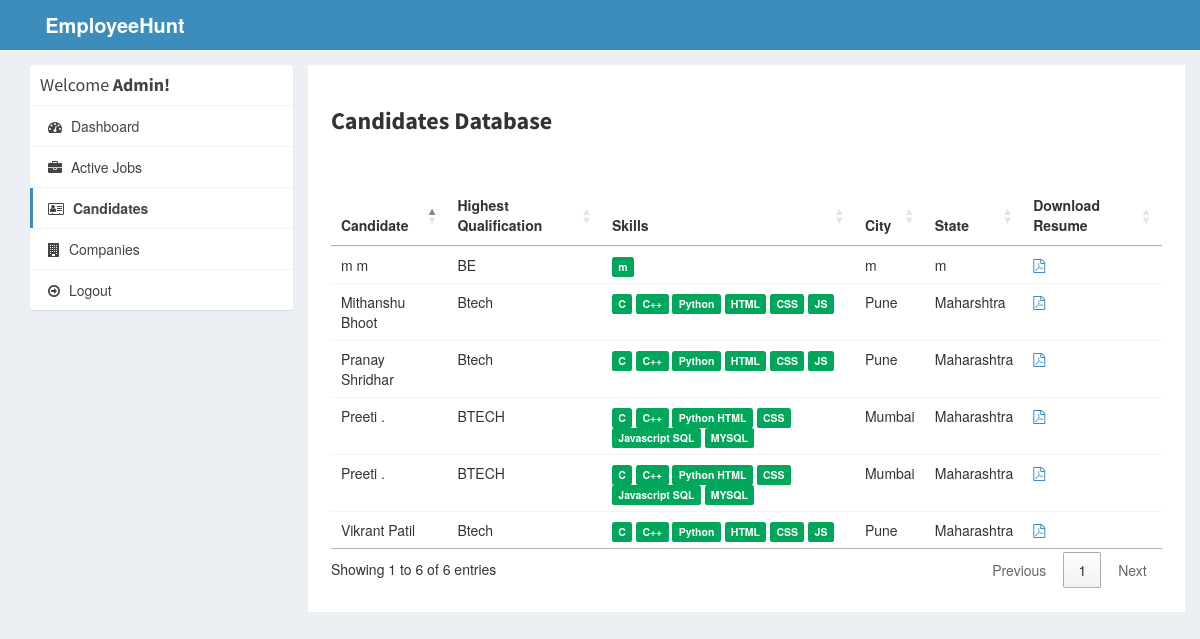
Page /admin/applications.php (signed in) on the committed database.
### tables this page shows
CREATE TABLE `users` (
  `id_user` int(11) NOT NULL,
  `firstname` varchar(255) NOT NULL,
  `lastname` varchar(255) NOT NULL,
  `email` varchar(255) NOT NULL,
  `password` varchar(255) NOT NULL,
  `address` text DEFAULT NULL,
  `city` varchar(255) DEFAULT NULL,
  `state` varchar(255) DEFAULT NULL,
  `contactno` varchar(255) DEFAULT NULL,
  `qualification` varchar(255) DEFAULT NULL,
  `stream` varchar(255) DEFAULT NULL,
  `passingyear` varchar(255) DEFAULT NULL,
  `dob` varchar(255) DEFAULT NULL,
  `age` varchar(255) DEFAULT NULL,
  `designation` varchar(255) DEFAULT NULL,
  `resume` varchar(255) DEFAULT NULL,
  `hash` varchar(255) DEFAULT NULL,
  `active` int(11) NOT NULL DEFAULT 1,
  `aboutme` text NOT NULL,
  `skills` text DEFAULT NULL
);

### admin/applications.php (the view, shortened to what this page needs)
<?php
require_once("../db.php");
?>
<!DOCTYPE html>
<html>
<head>
  <link rel="stylesheet" href="https://cdnjs.cloudflare.com/ajax/libs/twitter-bootstrap/3.3.7/css/bootstrap.min.css">
  <link rel="stylesheet" href="https://cdnjs.cloudflare.com/ajax/libs/font-awesome/4.7.0/css/font-awesome.min.css">
  <link rel="stylesheet" href="https://cdnjs.cloudflare.com/ajax/libs/ionicons/2.0.1/css/ionicons.min.css">
  <link rel="stylesheet" href="https://cdn.datatables.net/1.10.15/css/jquery.dataTables.min.css">
  <link rel="stylesheet" href="../css/AdminLTE.min.css">
  <link rel="stylesheet" href="../css/_all-skins.min.css">
  <link rel="stylesheet" href="../css/custom.css">
</head>
<body class="hold-transition skin-blue sidebar-mini">
<div class="wrapper">
  <header class="main-header">
    <a href="index.php" class="logo logo-bg">
      <span class="logo-lg"><b>EmployeeHunt</b></span>
    </a>
    <nav class="navbar navbar-static-top">
    </nav>
  </header>
  <div class="content-wrapper" style="margin-left: 0px;">
    <section id="candidates" class="content-header">
      <div class="container">
        <div class="row">
          <div class="col-md-3">
            <div class="box box-solid">
              <div class="box-header with-border">
                <h3 class="box-title">Welcome <b>Admin!</b></h3>
              </div>
              <div class="box-body no-padding">
                <ul class="nav nav-pills nav-stacked">
                  <li><a href="dashboard.php"><i class="fa fa-dashboard"></i> Dashboard</a></li>
                  <li><a href="active-jobs.php"><i class="fa fa-briefcase"></i> Active Jobs</a></li>
                  <li class="active"><a href="applications.php"><i class="fa fa-address-card-o"></i> Candidates</a></li>
                  <li><a href="companies.php"><i class="fa fa-building"></i> Companies</a></li>
                  <li><a href="../logout.php"><i class="fa fa-arrow-circle-o-right"></i> Logout</a></li>
                </ul>
              </div>
            </div>
          </div>
          <div class="col-md-9 bg-white padding-2">
            <h3><b>Candidates Database</b></h3><br>
            <div class="row margin-top-20">
              <div class="col-md-12">
                <div class="box-body table-responsive no-padding">
                  <table id="example2" class="table table-hover">
                    <thead>
                      <th>Candidate</th>
                      <th>Highest Qualification</th>
                      <th>Skills</th>
                      <th>City</th>
                      <th>State</th>
                      <th>Download Resume</th>
                    </thead>
                    <tbody>
                      <?php
                       $sql = "SELECT * FROM users";
                            $result = $conn->query($sql);
                            if($result->num_rows > 0) {
                              while($row = $result->fetch_assoc())
                              {
                                $skills = $row['skills'];
                                $skills = explode(',', $skills);
                      ?>
                      <tr>
                        <td><?php echo $row['firstname'].' '.$row['lastname']; ?></td>
                        <td><?php echo $row['qualification']; ?></td>
                        <td>
                          <?php
                          foreach ($skills as $value) {
                            echo ' <span class="label label-success">'.$value.'</span>';
                          }
                          ?>
                        </td>
                        <td><?php echo $row['city']; ?></td>
                        <td><?php echo $row['state']; ?></td>
                        <?php if($row['resume'] != '') { ?>
                        <td><a href="../uploads/resume/<?php echo $row['resume']; ?>" download="<?php echo $row['firstname'].' Resume'; ?>"><i class="fa fa-file-pdf-o"></i></a></td>
                        <?php } else { ?>
                        <td>No Resume Uploaded</td>
                        <?php } ?>
                      </tr>
                      <?php
                        }
                      }
                      ?>
                    </tbody>
                  </table>
                </div>
              </div>
            </div>
          </div>
        </div>
      </div>
    </section>
  </div>
</div>
</body>
</html>

### css/custom.css (style rules this page uses)
.logo-bg { background-color: #3c8dbc !important; }
.margin-top-20 { margin-top: 20px; }
.padding-2 { padding: 2%; }
.bg-white { background-color: #fff; }

### rows in the picture
users: firstname "m", lastname "m", qualification "BE", skills "m", city "m", state "m"
users: firstname "Preeti", lastname ".", qualification "BTECH", skills "C", skills "C++", skills "Python HTML", skills "CSS", skills "Javascript SQL", skills "MYSQL", city "Mumbai", state "Maharashtra"
users: firstname "Preeti", lastname ".", qualification "BTECH", skills "C", skills "C++", skills "Python HTML", skills "CSS", skills "Javascript SQL", skills "MYSQL", city "Mumbai", state "Maharashtra"
users: firstname "Vikrant", lastname "Patil", qualification "Btech", skills "C", skills "C++", skills "Python", skills "HTML", skills "CSS", skills "JS", city "Pune", state "Maharashtra"
users: firstname "Pranay", lastname "Shridhar", qualification "Btech", skills "C", skills "C++", skills "Python", skills "HTML", skills "CSS", skills "JS", city "Pune", state "Maharashtra"
users: firstname "Mithanshu", lastname "Bhoot", qualification "Btech", skills "C", skills "C++", skills "Python", skills "HTML", skills "CSS", skills "JS", city "Pune", state "Maharshtra"
